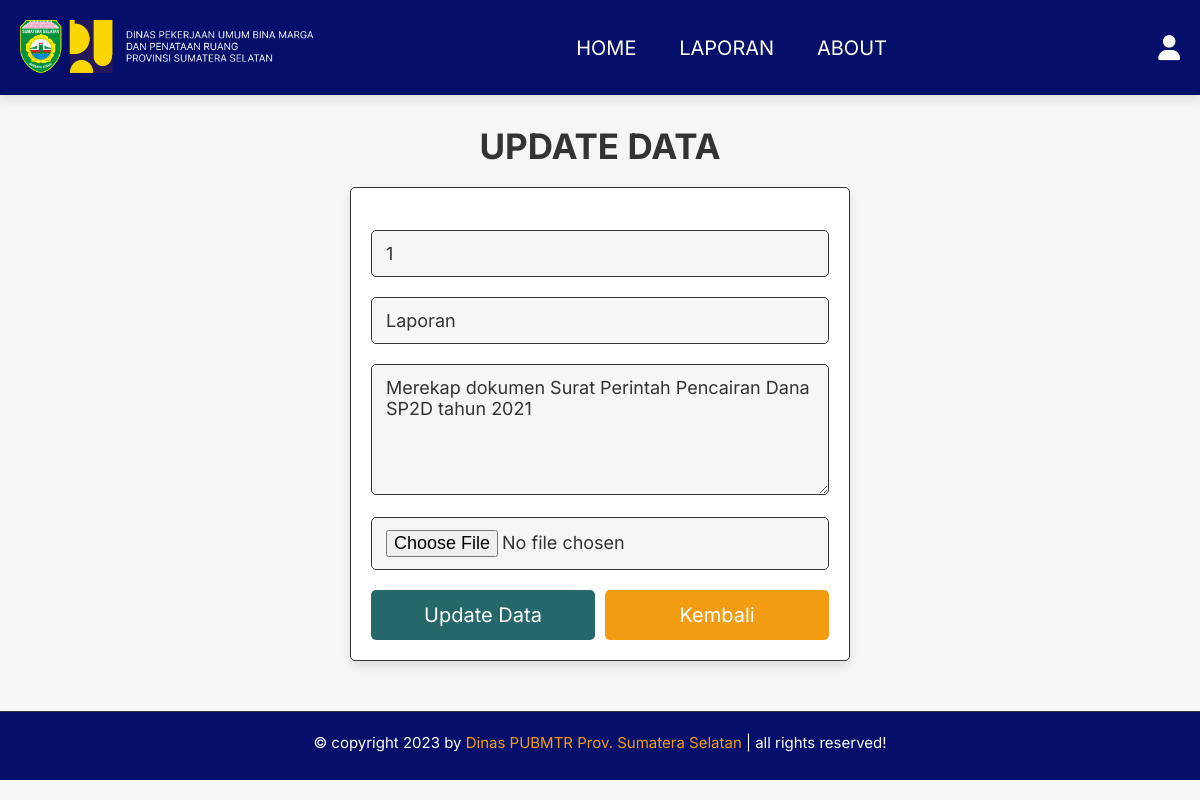
Screenshot of /update-laporan.php?update=23 (signed in) with the database file from the repository.
### tables this page shows
CREATE TABLE `catatankinerja` (
  `id_kinerja` int(10) NOT NULL,
  `nip` varchar(20) NOT NULL,
  `tanggal` date NOT NULL,
  `tugas` varchar(150) NOT NULL,
  `kuantitas` varchar(100) NOT NULL,
  `output` varchar(100) NOT NULL,
  `lampiran` varchar(50) NOT NULL,
  `waktu` varchar(30) NOT NULL,
  `status` varchar(30) NOT NULL DEFAULT 'Menunggu Validasi'
);

### update-laporan.php (the view, shortened to what this page needs)
<?php
@include 'config.php';
?>
<!DOCTYPE html>
<html lang="en">
<head>
    <link rel="stylesheet" href="https://cdnjs.cloudflare.com/ajax/libs/font-awesome/6.0.0/css/all.min.css">
    <link rel="stylesheet" href="css/style.css">
</head>
<body>
<?php include 'header.php'; ?>
<section class="update-data">
   <h1 class="title-black">update data</h1>
   <?php
      $update_id = $_GET['update'];
      $select_datas = $conn->prepare("SELECT * FROM `catatankinerja` WHERE id_kinerja = ?");
      $select_datas->execute([$update_id]);
      if($select_datas->rowCount() > 0){
         while($fetch_datas = $select_datas->fetch(PDO::FETCH_ASSOC)){
   ?>
   <form action="" method="post" enctype="multipart/form-data">
      <input type="text" name="kuantitas" class="box" required placeholder="Masukkan kuantitas" value="<?= $fetch_datas['kuantitas']; ?>">
      <input type="text" name="output" class="box" required placeholder="Masukkan output" value="<?= $fetch_datas['output']; ?>">
      <textarea name="tugas" class="box" required placeholder="Masukkan uraian tugas" cols="30" rows="5"><?= $fetch_datas['tugas']; ?></textarea>
      <input type="file" name="lampiran" class="box" accept="image/jpg, image/jpeg, image/png">
      <div class="flex-btn">
         <input type="submit" class="btn" value="update data" name="update_data">
         <a href="laporan.php" class="option-btn">Kembali</a>
      </div>
   </form>
   <?php
         }
      }else{
         echo '<p class="empty">Data tidak ditemukan!</p>';
      }
   ?>
</section>
<?php include 'footer.php'; ?>
</body>
</html>

### css/style.css (style rules this page uses)
.update-data form { max-width: 50rem; padding: 2rem; margin: 0 auto; text-align: center; border: var(--border); box-shadow: var(--box-shadow); background-color: var(--white); border-radius: 0.5rem; }
.update-data form .box { width: 100%; border: var(--border); background-color: var(--white); border-radius: 0.5rem; background-color: var(--light-bg); padding: 1.2rem 1.4rem; font-size: 1.8rem; color: var(--black); margin: 1rem 0; }

### css/components.css (style rules this page uses)
:root { --green: #26676b; --blue: #030f6b; --orange: #f39c12; --red: #e74c3c; --black: #333; --light-color: #666; --white: #fff; --light-bg: #f6f6f6; --border: 0.1rem solid var(--black); --border-white: 0.1rem solid var(--white); --box-shadow: 0 0.5rem 1rem rgba(0, 0, 0, 0.1); }
* { font-family: 'Inter', sans-serif; margin: 0; padding: 0; box-sizing: border-box; outline: none; border: none; text-decoration: none; color: var(--black); }
body { background-color: var(--light-bg); }
html { font-size: 62.5%; overflow-x: hidden; scroll-behavior: smooth; scroll-padding-top: 6.5rem; }
section { padding: 3rem 2rem; max-width: 1200px; margin: 0 auto; }
.btn, .delete-btn, .option-btn { display: block; width: 100%; margin-top: 1rem; border-radius: 0.5rem; color: var(--white); font-size: 2rem; padding: 1.3rem 3rem; text-transform: capitalize; cursor: pointer; text-align: center; }
.btn { background-color: var(--green); }
.option-btn { background-color: var(--orange); }
.flex-btn { display: flex; flex-wrap: wrap; gap: 1rem; }
.flex-btn > * { flex: 1; }
.title-black { text-align: center; margin-bottom: 2rem; text-transform: uppercase; color: var(--black); font-size: 3.5rem; }

### update-laporan.php (style rules this page uses)
body { background-image: url('images/Rectangle 2.png'); background-size: cover; }

### rows the page displays
catatankinerja: kuantitas "1", output "Laporan", tugas "Merekap dokumen Surat Perintah Pencairan Dana SP2D tahun 2021"
